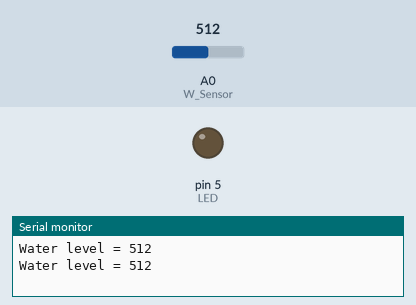
Recording of a sketch running on a simulated Arduino Uno, built with avr-gcc and run on an emulated ATmega328P. Parts: output pins drawn as LEDs (lit = HIGH), the last lines printed to the serial monitor. The inputs (shaded band) are chosen by the test bench; at power-on: A0 (W_Sensor) = 512. Pins used as bus, display or sensor lines are not drawn.

Above: at 2.8 s.
2.9 s: A0 (W_Sensor) set to 656
5.6 s: A0 (W_Sensor) set to 677
At 6.6 s:
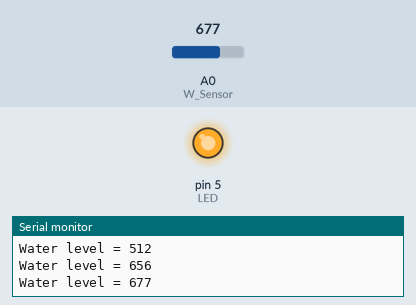
8.3 s: A0 (W_Sensor) set to 660
At 10.9 s:
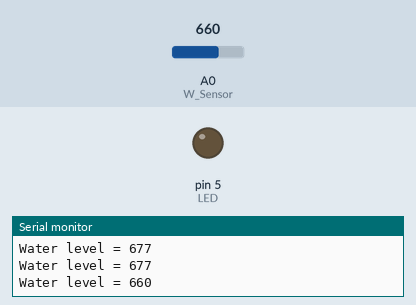
11.5 s: A0 (W_Sensor) set to 680
At 12.5 s:
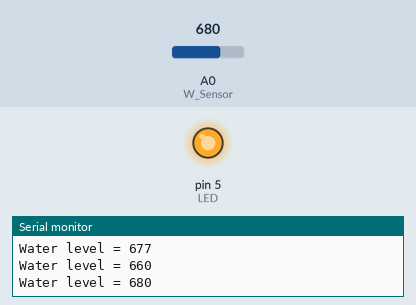
Timing chart, 0 to 14.5 s (numbered marks = the images above; inputs shaded):
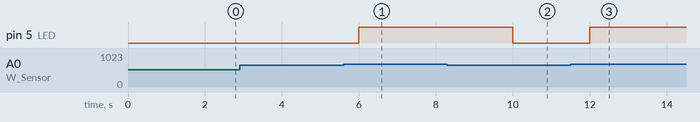

The sketch:

Water_Level-Sensor.ino
```cpp
/* Created on 13 May 2021
 *
 * Measure water level sensor
 * Turn on the LED when the sensor reading is above the constraint
 */

//Define pins used
#define LED 5  //LED for warning
#define W_Sensor A0  //Sensor reading pin
#define Power_Sensor 3 //Power pin to turn on then sensor while reading data

int level;  //Variable to store sensor reading
bool state = false; //State the condition of led

void setup()
{
 Serial.begin(9600);
 pinMode(LED, OUTPUT);
 pinMode(Power_Sensor, OUTPUT);
}

void loop()
{
  Waterlevel_read();
  check_level();
  delay(2000);
}

void Waterlevel_read()  //Function to read water level
{
  digitalWrite(Power_Sensor, HIGH);
  level =  analogRead(W_Sensor);
  Serial.print("Water level = ");
  Serial.println(level);
  digitalWrite(Power_Sensor, LOW);
}

void check_level()  //Function to check the height of water, you can calibrate the constraint according to the situation
{
  if(level >= 670 && !state)
  {
    digitalWrite(LED, HIGH);
    state=true;
  }
  else if(level < 670 && state)
  {
    digitalWrite(LED, LOW);
    state=false;
  }
}
```

Measured:
- the behaviour switches between 669 and 670 on A0 (W_Sensor) (found by bisection; images 0 and 1)
- after the input at 5.6 s, pin 5 (LED): LOW → HIGH after 0.40 s
- after the input at 8.3 s, pin 5 (LED): HIGH → LOW after 1.7 s
- after the input at 11.5 s, pin 5 (LED): LOW → HIGH after 0.50 s
